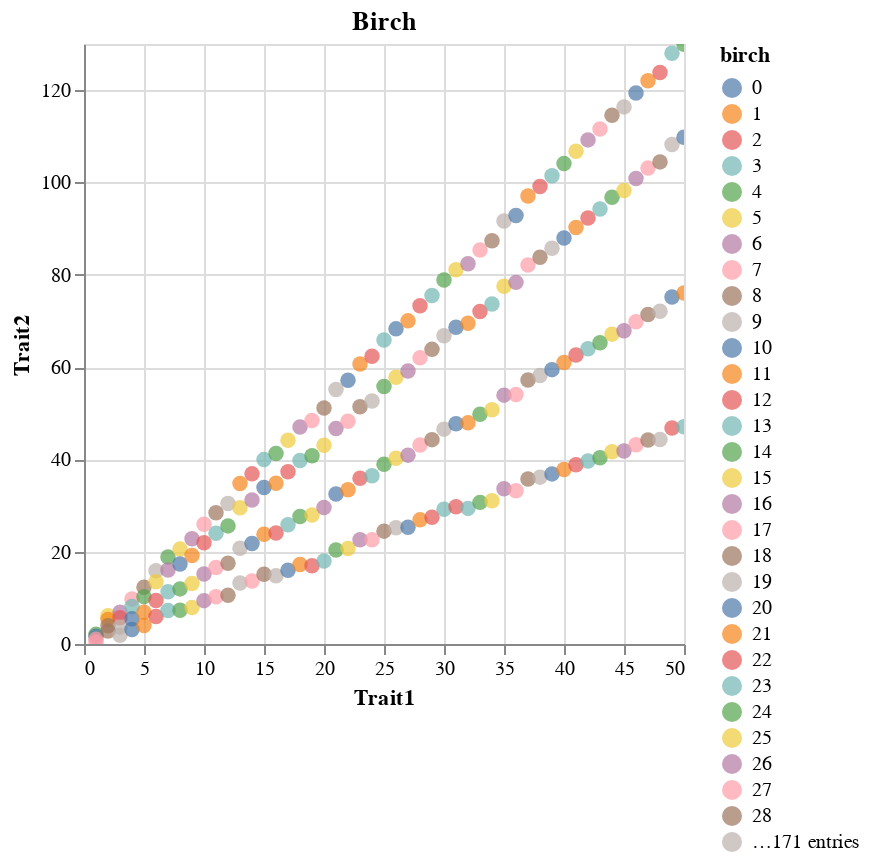

Notebook code cell kept with this figure:
### Code cell
birch

### Figure 1 — Vega-Lite specification as saved in the notebook (floating-point values rounded to 4 significant figures; data arrays with more than 128 entries replaced by an {"elided": "..."} marker saying what was removed)
{"config": {"view": {"continuousWidth": 300, "continuousHeight": 300}}, "data": {"name": "data-b87d18eac2c8cc2e1535df206b6696e1"}, "mark": {"type": "circle", "size": 60}, "encoding": {"color": {"field": "birch", "type": "nominal"}, "tooltip": [{"field": "birch", "type": "quantitative"}, {"field": "kmeans4", "type": "quantitative"}, {"field": "kmeans_minibatch4", "type": "quantitative"}, {"field": "Mean-Shift", "type": "quantitative"}], "x": {"field": "Trait1", "type": "quantitative"}, "y": {"field": "Trait2", "type": "quantitative"}}, "params": [{"name": "param_11", "select": {"type": "interval", "encodings": ["x", "y"]}, "bind": "scales"}], "title": "Birch", "$schema": "https://vega.github.io/schema/vega-lite/v5.16.3.json", "datasets": {"data-b87d18eac2c8cc2e1535df206b6696e1": {"elided": "200 records"}}}
